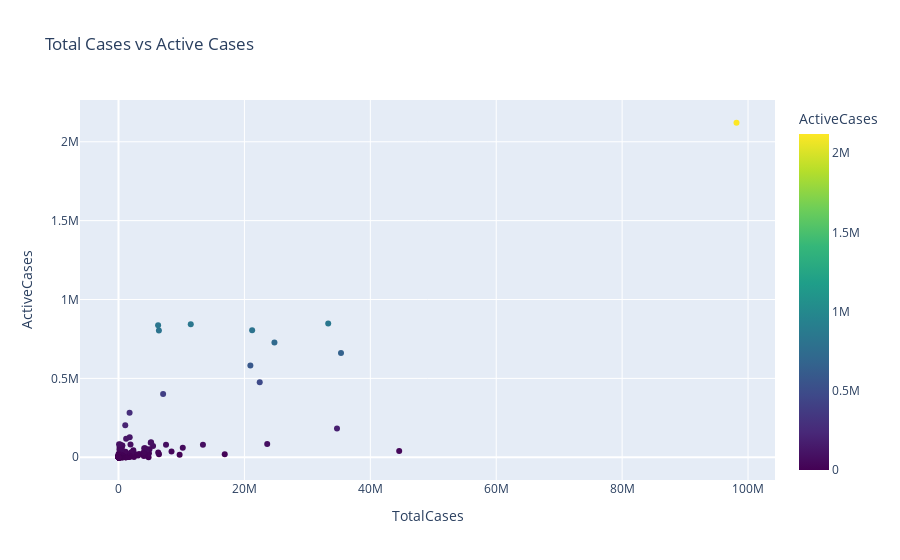

Notebook code for this chart:
### Code cell
# Plot Total Cases vs Active Cases
fig = px.scatter(df, x='TotalCases', y='ActiveCases', title="Total Cases vs Active Cases", color_continuous_scale='Viridis', color='ActiveCases')
fig.show()

### Figure 1 — Plotly figure (JSON) as saved in the notebook; plotly's stock layout.template omitted (floating-point values rounded to 4 significant figures; data arrays with more than 128 entries replaced by an {"elided": "..."} marker saying what was removed)
{"data": [{"hovertemplate": "TotalCases=%{x}<br>ActiveCases=%{marker.color}<extra></extra>", "legendgroup": "", "marker": {"color": {"elided": "230 int values"}, "coloraxis": "coloraxis", "symbol": "circle"}, "mode": "markers", "name": "", "orientation": "v", "showlegend": false, "type": "scatter", "x": {"elided": "230 int values"}, "xaxis": "x", "y": {"elided": "230 int values"}, "yaxis": "y"}], "layout": {"coloraxis": {"colorbar": {"title": {"text": "ActiveCases"}}, "colorscale": [[0, "#440154"], [0.1111, "#482878"], [0.2222, "#3e4989"], [0.3333, "#31688e"], [0.4444, "#26828e"], [0.5556, "#1f9e89"], [0.6667, "#35b779"], [0.7778, "#6ece58"], [0.8889, "#b5de2b"], [1, "#fde725"]]}, "legend": {"tracegroupgap": 0}, "title": {"text": "Total Cases vs Active Cases"}, "xaxis": {"anchor": "y", "domain": [0, 1], "title": {"text": "TotalCases"}}, "yaxis": {"anchor": "x", "domain": [0, 1], "title": {"text": "ActiveCases"}}}}
